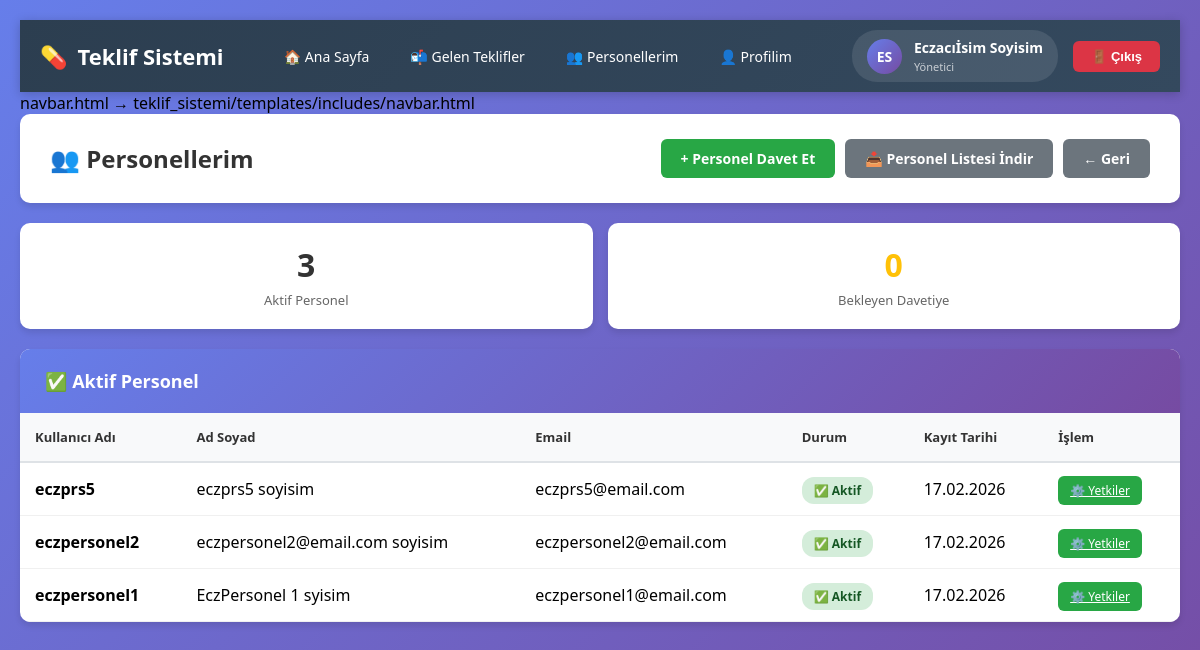
The app's page /accounts/my-staff/ (signed in) with its own data.
### accounts/models.py (models this page shows, shortened)
class User(AbstractUser):
    ROLE_CHOICES = (
        ("eczane", "Eczane"),
        ("firma", "Firma"),
    )
    role = models.CharField(
        max_length=10,
        choices=ROLE_CHOICES,
        default="firma",
    )
    is_approved = models.BooleanField(default=False)
    must_change_password = models.BooleanField(default=True)
    approved_by = models.ForeignKey(
        'self',
        on_delete=models.SET_NULL,
        null=True,
        blank=True,
        related_name='approved_users',
        verbose_name="Onaylayan",
        help_text="Bu kullanıcıyı kim onayladı?"
    )
    is_active_user = models.BooleanField(
        default=True,
        verbose_name="Aktif mi?",
        help_text="Pasif kullanıcılar sisteme giremez"
    )
    invitation_token = models.CharField(
        max_length=100,
        blank=True,
        null=True,
        unique=True,
        verbose_name="Davetiye Token",
        help_text="Personel kaydı için özel token"
    )
    invitation_expires = models.DateTimeField(
        null=True,
        blank=True,
        verbose_name="Davetiye Geçerlilik",
        help_text="Davetiye linkinin son kullanma tarihi"
    )
    invited_by = models.ForeignKey(
        'self',
        on_delete=models.SET_NULL,
        null=True,
        blank=True,
        related_name='invited_users',
        verbose_name="Davet Eden",
        help_text="Bu personeli kim davet etti?"
    )
    company_name = models.CharField(
        max_length=255,
        blank=True,
        null=True,
        verbose_name="Firma Tam Ünvanı"
    )
    company_tax_number = models.CharField(
        max_length=50,
        blank=True,
        null=True,
        verbose_name="Vergi No"
    )
    company_tax_office = models.CharField(
        max_length=255,
        blank=True,
        null=True,
        verbose_name="Vergi Dairesi"
    )
    company_address = models.TextField(
        blank=True,
        null=True,
        verbose_name="Firma Adresi"
    )
    company_phone = models.CharField(
        max_length=20,
        blank=True,
        null=True,
        verbose_name="Sabit Telefon"
    )
    company_mobile = models.CharField(
        max_length=20,
        blank=True,
        null=True,
        verbose_name="Mobil Telefon"
    )
    company_responsible_person = models.CharField(
        max_length=255,
        blank=True,
        null=True,
        verbose_name="Yetkili Kişi"
    )
    company_responsible_email = models.EmailField(
        blank=True,
        null=True,
        verbose_name="Yetkili Email"
    )
    pharmacy_name = models.CharField(
        max_length=255,
        blank=True,
        null=True,
        verbose_name="Eczane Adı"
    )
    pharmacist_name = models.CharField(
        max_length=255,
        blank=True,
        null=True,
        verbose_name="Eczacı Adı Soyadı"
    )
    pharmacy_tax_number = models.CharField(
        max_length=50,
        blank=True,
        null=True,
        verbose_name="Vergi No"
    )
    pharmacy_tax_office = models.CharField(
        max_length=255,
        blank=True,
        null=True,
        verbose_name="Vergi Dairesi"
    )
    pharmacy_address = models.TextField(
        blank=True,
        null=True,
        verbose_name="Eczane Adresi"
    )
    pharmacy_phone = models.CharField(
        max_length=20,
        blank=True,
        null=True,
        verbose_name="Sabit Telefon"
    )
    pharmacy_mobile = models.CharField(
        max_length=20,
        blank=True,
        null=True,
        verbose_name="Mobil Telefon"
    )
    pharmacy_license_number = models.CharField(
        max_length=50,
        blank=True,
        null=True,
        verbose_name="Ruhsat No"
    )
    pharmacy_email = models.EmailField(
        blank=True,
        null=True,
        verbose_name="Eczane Email",
        help_text="Personel bu email ile kayıt olabilir"
    )
    is_manager = models.BooleanField(
        default=False,
        verbose_name="Yönetici mi?",
        help_text="Firma için: Firma Yöneticisi | Eczane için: Eczacı"
    )
    can_create_offer = models.BooleanField(default=True, verbose_name="Teklif oluşturabilir")
    can_revise_offer = models.BooleanField(default=False,verbose_name="Teklif Revize Edebilir")
    can_edit_own_offer = models.BooleanField(default=True, verbose_name="Kendi tekliflerini düzenleyebilir")
    can_edit_all_offers = models.BooleanField(default=False, verbose_name="Tüm teklifleri düzenleyebilir")
    can_delete_own_offer = models.BooleanField(default=True, verbose_name="Kendi tekliflerini silebilir")
    can_delete_all_offers = models.BooleanField(default=False, verbose_name="Tüm teklifleri silebilir")
    can_send_offer = models.BooleanField(default=True, verbose_name="Teklif gönderebilir")
    can_view_all_offers = models.BooleanField(default=False, verbose_name="Tüm teklifleri görebilir")
    can_approve_high_value_offers = models.BooleanField(default=False, verbose_name="50K+ teklifleri onaylayabilir")
    can_invite_staff = models.BooleanField(default=False, verbose_name="Personel davet edebilir")
    can_manage_staff_permissions = models.BooleanField(default=False, verbose_name="Personel yetkilerini düzenleyebilir")
    can_activate_deactivate_staff = models.BooleanField(default=False, verbose_name="Personeli aktif/pasif yapabilir")
    can_promote_to_manager = models.BooleanField(default=False, verbose_name="Personeli yönetici yapabilir")
    can_view_reports = models.BooleanField(default=False, verbose_name="Raporları görebilir")
    can_view_financial_data = models.BooleanField(default=False, verbose_name="Finansal verileri görebilir")
    can_export_data = models.BooleanField(default=False, verbose_name="Veri dışa aktarabilir")
    can_approve_pharmacy_offers = models.BooleanField(default=True, verbose_name="Teklif onaylayabilir")
    can_reject_pharmacy_offers = models.BooleanField(default=True, verbose_name="Teklif reddedebilir")
    can_approve_high_value_pharmacy_offers = models.BooleanField(default=False, verbose_name="50K+ teklifleri onaylayabilir")
    can_update_product_prices = models.BooleanField(default=False, verbose_name="Ürün Fiyatlarını Güncelleyebilir")
    can_manage_products = models.BooleanField(
        default=False,
        verbose_name="Ürün Yönetebilir (Ekle/Düzenle)"
    )
    can_apply_discount = models.BooleanField(default=True, verbose_name="İskonto uygulayabilir")
    can_apply_high_discount = models.BooleanField(default=False, verbose_name="%20+ iskonto uygulayabilir")
    can_enter_invoice = models.BooleanField(default=True, verbose_name="Fatura bilgisi girebilir")
    can_approve_invoice_revision = models.BooleanField(default=False, verbose_name="Fatura revize onaylayabilir")
    can_edit_invoice = models.BooleanField(default=False, verbose_name="Fatura düzenleyebilir")
    can_approve_pharmacy_staff = models.BooleanField(default=False, verbose_name="Personel onaylayabilir")
    can_manage_pharmacy_staff = models.BooleanField(default=False, verbose_name="Personel yönetebilir")
    kvkk_accepted = models.BooleanField(
    default=False,
    verbose_name="KVKK Onayı"
    )
    kvkk_accepted_at = models.DateTimeField(
    null=True,
    blank=True,
    verbose_name="KVKK Onay Tarihi"
    )
    manager = models.ForeignKey(
        'self',
        on_delete=models.SET_NULL,
        null=True,
        blank=True,
        related_name='team_members',
        verbose_name="Bağlı Olduğu Yönetici",
        help_text="Bu personelin bağlı olduğu yönetici"
    )

### accounts/views.py (the view)
# urls.py: path("my-staff/", views.my_staff, name="my_staff"),
@login_required
def my_staff(request):
    if not request.user.is_manager:
        messages.error(request, "Bu sayfaya erişim yetkiniz yok.")
        return redirect("my_offers")
    staff = User.objects.filter(
        manager=request.user
    ).order_by('-date_joined')
    pending_invites = staff.filter(is_active=False, invitation_expires__gt=timezone.now())
    active_staff = staff.filter(is_active=True)
    return render(request, "accounts/my_staff.html", {
        "active_staff": active_staff,
        "pending_invites": pending_invites
    })

### accounts/templates/accounts/my_staff.html (shortened to what this page needs)
<!DOCTYPE html>
<html lang="tr">
<head>
</head>
<body>
    {% include 'includes/navbar.html' %}
    navbar.html → teklif_sistemi/templates/includes/navbar.html
    <div class="container">
        <div class="header">
            <h1>👥 Personellerim</h1>
            <div style="display:flex; gap:10px;">
                <a href="{% url 'invite_staff' %}" class="btn btn-primary">+ Personel Davet Et</a>
                <a href="{% url 'export_staff_excel' %}" class="btn btn-secondary">📥 Personel Listesi İndir</a>
                <a href="{% url 'my_offers' %}" class="btn btn-secondary">← Geri</a>
            </div>
        </div>
        <div class="stats-grid">
            <div class="stat-card">
                <div class="stat-number">{{ active_staff.count }}</div>
                <div class="stat-label">Aktif Personel</div>
            </div>
            <div class="stat-card">
                <div class="stat-number" style="color:#ffc107;">{{ pending_invites.count }}</div>
                <div class="stat-label">Bekleyen Davetiye</div>
            </div>
        </div>
        <div class="section">
            <div class="section-header">✅ Aktif Personel</div>
            {% if active_staff %}
            <table class="table">
                <thead>
                    <tr>
                        <th>Kullanıcı Adı</th>
                        <th>Ad Soyad</th>
                        <th>Email</th>
                        <th>Durum</th>
                        <th>Kayıt Tarihi</th>
                        <th>İşlem</th>
                    </tr>
                </thead>
                <tbody>
                    {% for staff in active_staff %}
                    <tr>
                        <td><strong>{{ staff.username }}</strong></td>
                        <td>{{ staff.get_full_name }}</td>
                        <td>{{ staff.email }}</td>
                        <td>
                            {% if staff.is_active_user %}
                                <span class="badge badge-success">✅ Aktif</span>
                            {% else %}
                                <span class="badge badge-danger">❌ Pasif</span>
                            {% endif %}
                        </td>
                        <td>{{ staff.date_joined|date:"d.m.Y" }}</td>
                         <td>
                            <a href="{% url 'edit_staff_permissions' staff.id %}" class="copy-btn" style="background:#28a745;">
                                ⚙️ Yetkiler
                            </a>
                        </td>
                    </tr>
                    {% endfor %}
                </tbody>
            </table>
            {% else %}
            <div class="empty-state">
                <div class="empty-icon">👥</div>
                <h3>Henüz personel yok</h3>
                <p>Personel davet etmek için yukarıdaki butonu kullanın.</p>
            </div>
            {% endif %}
        </div>
    </div>
</body>
</html>

### templates/includes/navbar.html (shortened to what this page needs)
<nav class="global-navbar">
    <div class="navbar-container">
        <div class="navbar-brand">
            <a href="{% url 'redirect_after_login' %}">
                <span>💊</span>
                <span>Teklif Sistemi</span>
            </a>
        </div>
        <ul class="navbar-menu" id="navbarMenu">
            {% if user.is_authenticated %}
                {% if user.is_superuser or user.is_staff %}
                    <li><a href="{% url 'admin_dashboard' %}">🏠 Admin Dashboard</a></li>
                    <li><a href="{% url 'admin_users' %}">👥 Kullanıcılar</a></li>
                    <li><a href="/admin/">⚙️ Django Admin</a></li>
                {% elif user.role == 'eczane' %}
                    <li><a href="{% url 'pharmacy_dashboard' %}">🏠 Ana Sayfa</a></li>
                    <li><a href="{% url 'pharmacy_inbox' %}">📬 Gelen Teklifler</a></li>
                    {% if user.is_manager %}
                        <li><a href="{% url 'pharmacist_staff_list' %}">👥 Personellerim</a></li>
                    {% endif %}
                    <li><a href="{% url 'profile' %}">👤 Profilim</a></li>
                {% endif %}
            {% endif %}
        </ul>
        {% if user.is_authenticated %}
        <div class="navbar-user">
            <div class="user-info">
                <div class="user-avatar">
                    {{ user.first_name|first|default:user.username|first }}{{ user.last_name|first }}
                </div>
                <div class="user-details">
                    <div class="user-name">{{ user.get_full_name|default:user.username }}</div>
                    <div class="user-role">
                        {% if user.is_superuser %}Süper Admin
                        {% elif user.is_manager %}Yönetici
                        {% elif user.role == 'firma' %}Firma Personeli
                        {% elif user.role == 'eczane' %}Eczane Personeli
                        {% endif %}
                    </div>
                </div>
            </div>
            <form method="post" action="{% url 'logout' %}" style="margin:0;">
                <button type="submit" class="logout-btn">🚪 Çıkış</button>
            </form>
        </div>
        {% endif %}
    </div>
</nav>

### records on screen
User: first_name|first "E", last_name|first "S", get_full_name "Eczacıİsim Soyisim"
User: username "eczprs5", get_full_name "eczprs5 soyisim", email "eczprs5@email.com", is_active_user "✅ Aktif", date_joined "17.02.2026"
User: username "eczpersonel2", get_full_name "eczpersonel2@email.com soyisim", email "eczpersonel2@email.com", is_active_user "✅ Aktif", date_joined "17.02.2026"
User: username "eczpersonel1", get_full_name "EczPersonel 1 syisim", email "eczpersonel1@email.com", is_active_user "✅ Aktif", date_joined "17.02.2026"

### other values on screen
{{ active_staff.count }} "3"
{{ pending_invites.count }} "0"
